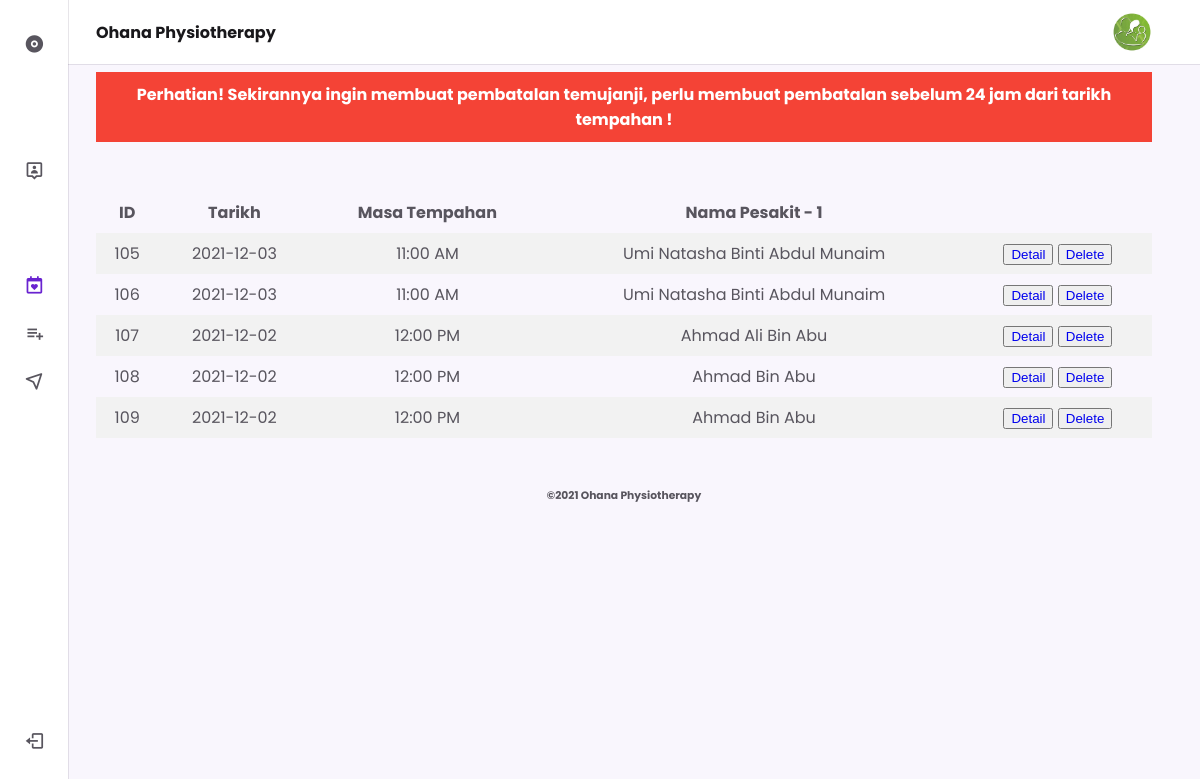
The app's page /patient/viewbooking.php with its own data.
### tables this page shows
CREATE TABLE `bookings` (
  `id_book` int(11) NOT NULL,
  `date` date NOT NULL,
  `timeslot` varchar(50) NOT NULL,
  `name` varchar(50) NOT NULL,
  `gender` varchar(50) NOT NULL,
  `phone` varchar(50) NOT NULL,
  `email` varchar(50) NOT NULL,
  `comment` varchar(50) NOT NULL,
  `ic` varchar(50) NOT NULL,
  `id_patient` int(11) NOT NULL
);

### patient/viewbooking.php (the view, shortened to what this page needs)
<?php
include('connection.php');
$id_patient=$_SESSION['id_patient'];
$sql = "SELECT * FROM bookings WHERE id_patient='$id_patient'";
$result = mysqli_query($conn, $sql);
?>
<!DOCTYPE html>
    <html lang="en">
    <head>
        <link rel="stylesheet" href="https://cdn.jsdelivr.net/npm/boxicons@latest/css/boxicons.min.css">
        <link rel="stylesheet" href="assets/css/styles.css">
    </head>
    <body>
		<center>
		<div class="alert">
		  <strong>Perhatian! Sekirannya ingin membuat pembatalan temujanji, perlu membuat pembatalan sebelum 24 jam dari tarikh tempahan !</strong>
		</div>
		</center>
        <header class="header">
            <div class="header__container">
                <img src="assets/img/4.jpg" alt="" class="header__img">
                <a href="#" class="header__logo"><strong>Ohana Physiotherapy</strong></a>
            </div>
        </header>
        <div class="nav" id="navbar">
            <nav class="nav__container">
                <div>
                    <a href="#" class="nav__link nav__logo">
                        <i class='bx bxs-disc nav__icon' ></i>
                    </a>
                    <div class="nav__list">
                        <div class="nav__items">
							<a href="profile.php" class="nav__link">
								<i class='bx bx-user-pin nav__icon' ></i>
							</a>
						</div>
                        <div class="nav__items">
							<div class="nav__dropdown">
                                <a href="#" class="nav__link active">
                                    <i class='bx bx-calendar-heart nav__icon' ></i>
                                </a>
                            </div>
							<div class="nav__dropdown">
                                <a href="#" class="nav__link">
                                    <i class='bx bx-list-plus nav__icon' ></i>
                                </a>
                            </div>
							<div class="nav__dropdown">
                                <a href="#" class="nav__link">
                                    <i class='bx bx-navigation nav__icon' ></i>
                                </a>
                            </div>
                        </div>
                    </div>
                </div>
                <a href="../logout.php" class="nav__link nav__logout">
                    <i class='bx bx-log-out nav__icon' ></i>
                </a>
            </nav>
        </div>
		<br>
		<br>
        <main>
            <div style="overflow-x: auto;">
			  <table>
				<tr>
				  <th>ID</th>
				  <th>Tarikh</th>
				  <th>Masa Tempahan</th>
				  <th>Nama Pesakit - 1</th>
				  <th></th>
				</tr>
				<?php
			if(mysqli_num_rows($result) > 0)
			{
			while($row = mysqli_fetch_assoc($result))
			{
		?>
				<tr>
				  <td><?php echo $row['id_book']; ?></td>
				  <td><?php echo $row['date']; ?></td>
				  <td><?php echo $row['timeslot']; ?></td>
				  <td><?php echo $row['name']; ?></td>
				  <td>
					<button><a href="display.php?id=<?php echo $row["id_book"]; ?>" class="btn btn-danger delete-listview-btn" onClick="return confirm">Detail</a></button>
					<button><a href="deletebooking.php?id=<?php echo $row["id_book"]; ?>" class="btn btn-danger delete-listview-btn" onClick="return confirm('Do you really want to delete?');">Delete</a></button>
				  </td>
				</tr>
					<?php
						   }
						}
						else
						{
						   echo "0 results";
						}
					?>
			  </table>
			</div>
        </main>
		<br>
		<center>
		<footer class="container-fluid">
			<h6 class="text-center small">©2021 Ohana Physiotherapy</h6>
		</footer>
		</center>
    </body>
</html>

### patient/assets/css/styles.css (style rules this page uses)
:root { --header-height: 3.5rem; --nav-width: 219px; --first-color: #6923D0; --first-color-light: #F4F0FA; --title-color: #19181B; --text-color: #58555E; --text-color-light: #A5A1AA; --body-color: #F9F6FD; --container-color: #FFFFFF; --body-font: 'Poppins', sans-serif; --normal-font-size: .938rem; --small-font-size: .75rem; --smaller-font-size: .75rem; --font-medium: 500; --font-semi-bold: 600; --z-fixed: 100; }
@media screen and (min-width: 1024px) { :root { --normal-font-size: 1rem; --small-font-size: .875rem; --smaller-font-size: .813rem; } }
body { margin: var(--header-height) 0 0 0; padding: 1rem 1rem 0; font-family: var(--body-font); font-size: var(--normal-font-size); background-color: var(--body-color); color: var(--text-color); }
a { text-decoration: none; }
img { max-width: 100%; height: auto; }
.header { position: fixed; top: 0; left: 0; width: 100%; background-color: var(--container-color); box-shadow: 0 1px 0 rgba(22, 8, 43, 0.1); padding: 0 1rem; z-index: var(--z-fixed); }
.header__container { display: flex; align-items: center; height: var(--header-height); justify-content: space-between; }
.header__img { width: 35px; height: 35px; border-radius: 50%; }
.header__logo { color: var(--title-color); font-weight: var(--font-medium); display: none; }
.nav { position: fixed; top: 0; left: -100%; height: 100vh; padding: 1rem 1rem 0; background-color: var(--container-color); box-shadow: 1px 0 0 rgba(22, 8, 43, 0.1); z-index: var(--z-fixed); transition: .4s; }
.nav__container { height: 100%; display: flex; flex-direction: column; justify-content: space-between; padding-bottom: 3rem; overflow: auto; scrollbar-width: none; }
.nav__logo { font-weight: var(--font-semi-bold); margin-bottom: 2.5rem; }
.nav__list, .nav__items { display: grid; }
.nav__list { row-gap: 2.5rem; }
.nav__items { row-gap: 1.5rem; }
.nav__link { display: flex; align-items: center; color: var(--text-color); }
.nav__icon { font-size: 1.2rem; margin-right: .5rem; }
.nav__logout { margin-top: 5rem; }
.nav__dropdown { overflow: hidden; max-height: 21px; transition: .4s ease-in-out; }
.active { color: var(--first-color); }
@media screen and (min-width: 768px) { body { padding: 1rem 3rem 0 6rem; } }
@media screen and (min-width: 768px) { .header { padding: 0 3rem 0 6rem; } }
@media screen and (min-width: 768px) { .header__container { height: calc(var(--header-height) + .5rem); } }
@media screen and (min-width: 768px) { .header__logo { display: block; } }
@media screen and (min-width: 768px) { .header__img { width: 40px; height: 40px; order: 1; } }
@media screen and (min-width: 768px) { .nav { left: 0; padding: 1.2rem 1.5rem 0; width: 68px; } }
@media screen and (min-width: 768px) { .nav__items { row-gap: 1.7rem; } }
@media screen and (min-width: 768px) { .nav__icon { font-size: 1.3rem; } }

### patient/viewbooking.php (style rules this page uses)
table { border-collapse: collapse; width: 100%; }
th, td { text-align: center; padding: 8px; }
tr:nth-child(even) { background-color: #f2f2f2; }
.alert { padding: 10px; background-color: #f44336; color: white; }

### records on screen
bookings: id_book "105", date "2021-12-03", timeslot "11:00 AM", name "Umi Natasha Binti Abdul Munaim"
bookings: id_book "106", date "2021-12-03", timeslot "11:00 AM", name "Umi Natasha Binti Abdul Munaim"
bookings: id_book "107", date "2021-12-02", timeslot "12:00 PM", name "Ahmad Ali Bin Abu"
bookings: id_book "108", date "2021-12-02", timeslot "12:00 PM", name "Ahmad Bin Abu"
bookings: id_book "109", date "2021-12-02", timeslot "12:00 PM", name "Ahmad Bin Abu"
